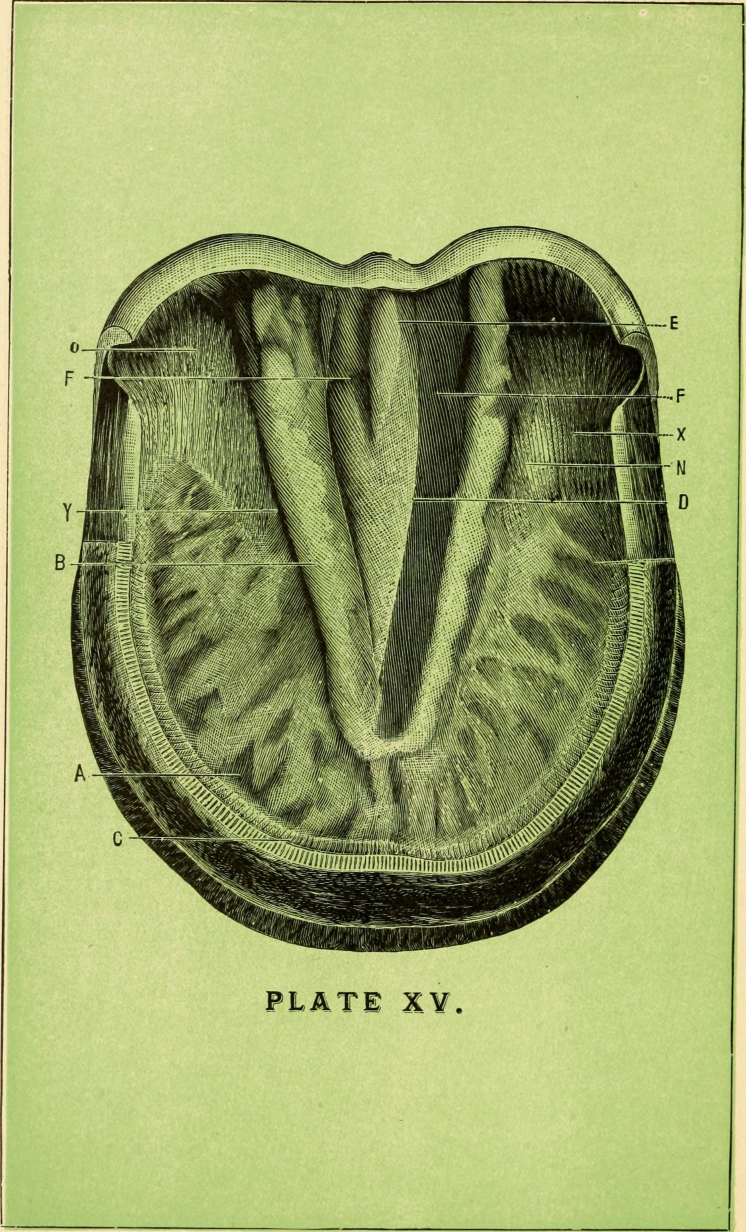
#> input picture img/quellen/magner_1899_plate15.jpg, 1491 x 2464 px, found by its file name (shown at 1/2 size)
$ python hufinnen_patch.py ../img/quellen/magner_1899_plate15.jpg
#> lines starting #> are read from the running program, lines starting #| are printed output that depends on the picture
# Anatomie: neues Bild "Huf von innen" (Magner 1899, Plate XV; Flickr Commons, No known copyright restrictions). Idempotent. 02.11.2026
import re,sys,shutil,os
from PIL import Image
SRC='/mnt/user-data/attachments/84727e50-3613-58a1-bff4-1f3faf43c207/1fe7242f-image.jpg'
Q='img/quellen/magner_1899_plate15.jpg'
if not os.path.exists(Q): shutil.copy(SRC,Q)
im=Image.open(Q).convert('RGB');k=im.width/1210   # Koordinaten unten: Bildschirmmasse der Vorschau (Breite 1210)
#> further down, im is the input picture: PIL image 1491x2464 RGB; mean R, G, B 158.4, 169.2, 108
#> after `k = im.width / 1210`: k = 1.23
x0,y0,x1,y1=60,350,1150,1660
c=im.crop((round(x0*k),round(y0*k),round(x1*k),round(y1*k)))
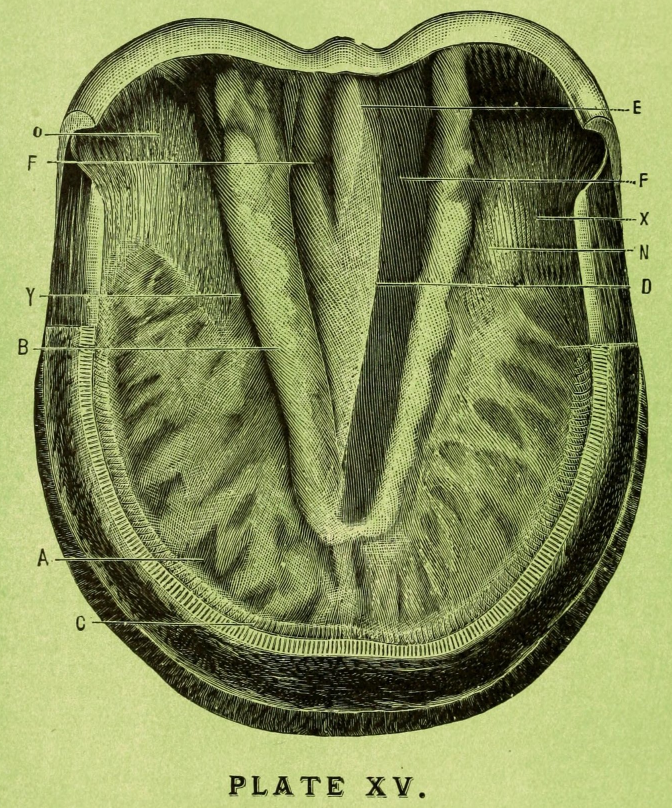
#> c: PIL image 1343x1615 RGB (shown at 1/2 size); mean R, G, B 132.5, 141.5, 89
f=1000/(x1-x0);W=1000;H=round((y1-y0)*f)
c.resize((W,H),Image.LANCZOS).save('img/huf_innen.jpg',quality=84,optimize=True)
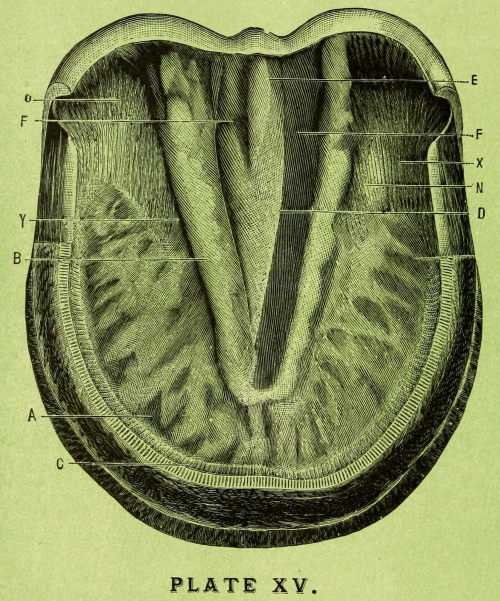
#> saved as huf_innen.jpg: PIL image 1000x1202 RGB (shown at 1/2 size); mean R, G, B 132.5, 141.5, 89.1
def pt(x,y):return round((x-x0)*f),round((y-y0)*f)
P=[
 ('ss','Strahlstütze','Frog stay (central ridge)',pt(650,522),'Der kräftige Mittelgrat des Strahls. Der Strahl trägt mit und federt den Tritt ab.','The strong central ridge of the frog. The frog helps carry weight and cushions each step.'),
 ('sf','Strahlfurchen','Frog grooves (collateral grooves)',pt(572,611),'Die Furchen links und rechts vom Strahl. Hier setzen sich Schmutz und Feuchtigkeit fest. Beim Auskratzen immer mitreinigen.','The grooves either side of the frog. Dirt and moisture settle here. Always clean them when picking out.'),
 ('es','Eckstreben','Bars',pt(865,753),'Zwei Hornleisten, die von den Trachten nach vorn neben dem Strahl laufen. Sie stützen die Trachten, wenn das Pferd den Huf belastet.','Two ridges of horn that run forward from the heels beside the frog. They support the heels under load.'),
 ('tw','Trachtenwinkel','Angle of the heel (inflection)',pt(935,706),'Hier knickt die Hufwand nach innen und geht in die Eckstrebe über.','Here the hoof wall turns inwards and becomes the bar.'),
 ('wl','Weiße Linie','White line (sole edge)',pt(470,1360),'Der helle Streifen, an dem Wand und Sohle zusammenwachsen. Der Hufschmied setzt die Nägel in dieser Nähe, darum darf nur er sie einschlagen.','The pale band where wall and sole join. The farrier places the nails close to it, so only the farrier should drive them.'),
 ('sw','Übergang Sohle – Wand','Sole–wall junction',pt(390,1256),'Die Rinne rundum, wo Sohle und Hufwand zusammentreffen. Steinchen können sich hier einklemmen.','The groove all round where sole meets wall. Small stones can wedge in here.')
]
def q(t):return "'"+t.replace("\\","\\\\").replace("'","\\'")+"'"
arr="const PI=[\n"+",\n".join("['%s',%s,%s,%d,%d,%s,%s]"%(p[0],q(p[1]),q(p[2]),p[3][0],p[3][1],q(p[4]),q(p[5])) for p in P)+"\n];\n"
#> (the run stopped early here; a loop or call above may not have finished)
